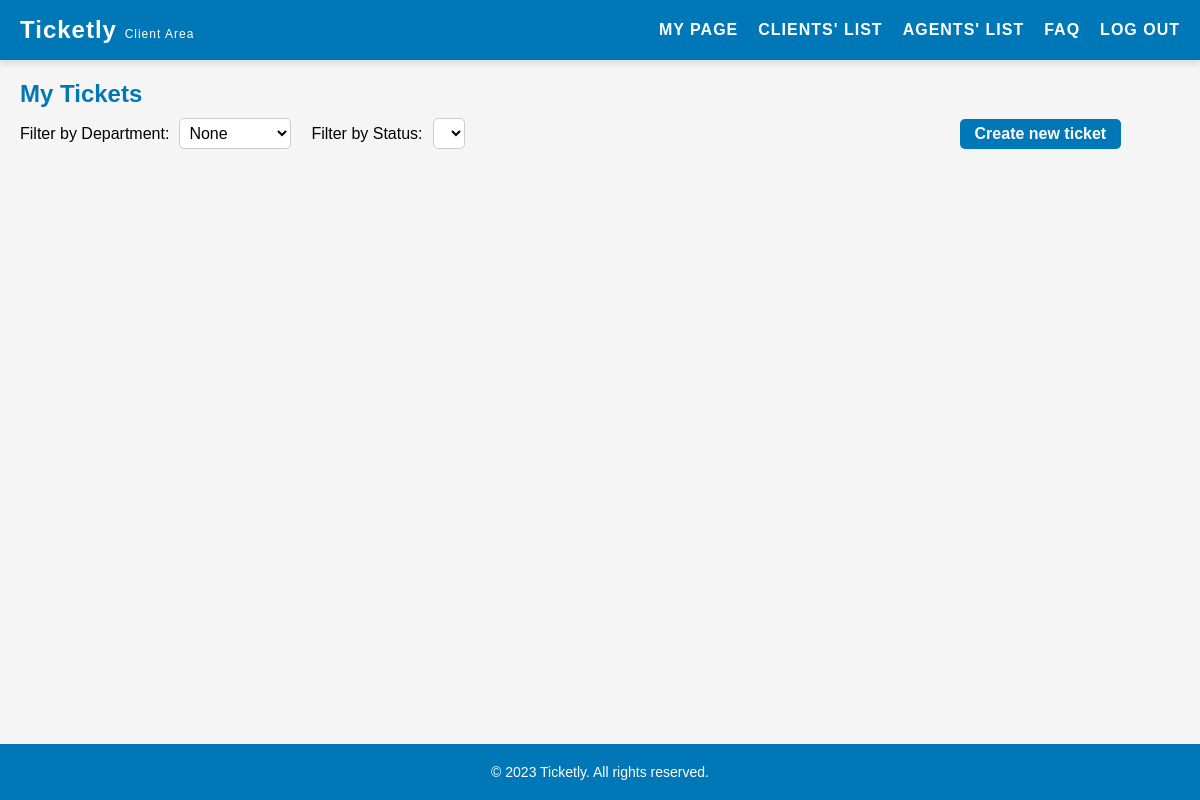
Page /pages/client.php (signed in) on the earlier database version.
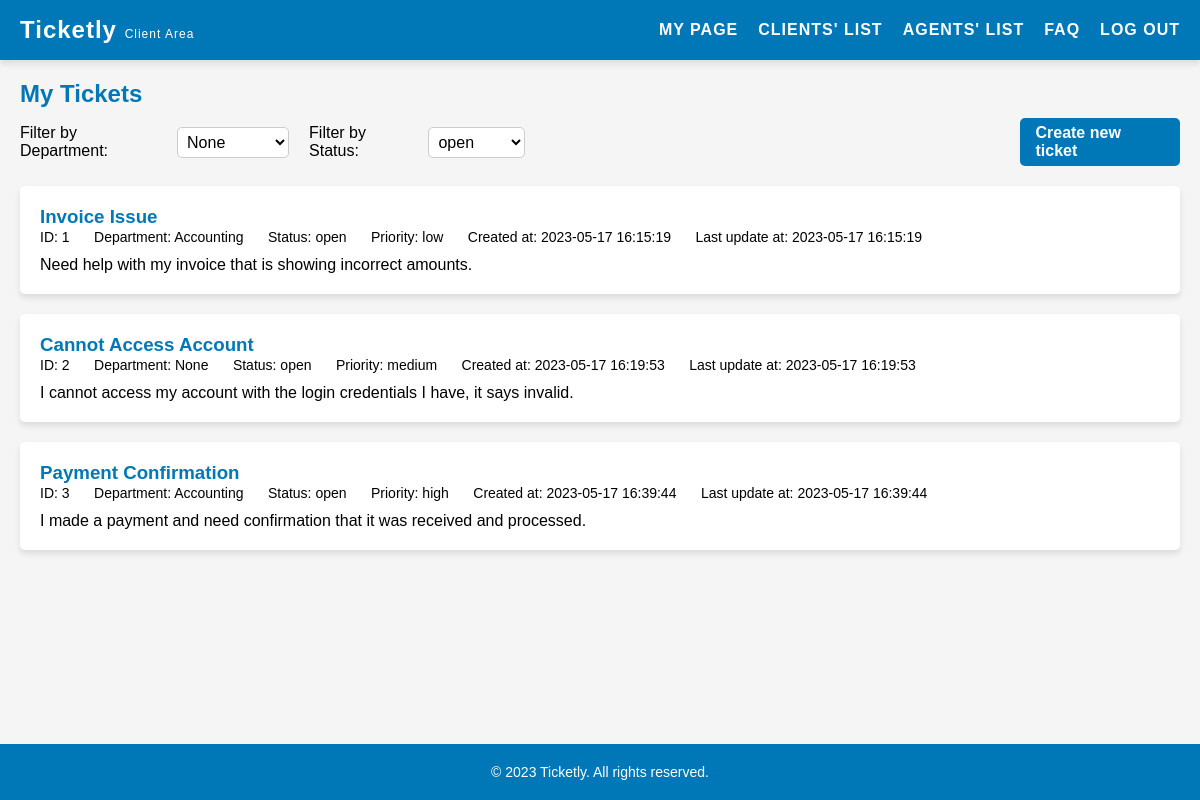
Same page on the later database version.
### tables this page shows
CREATE TABLE tickets (
    id INTEGER PRIMARY KEY AUTOINCREMENT,
    title VARCHAR(255) NOT NULL,
    description TEXT NOT NULL,
    client_id INTEGER NOT NULL,
    agent_id INTEGER,
    status VARCHAR(10) NOT NULL DEFAULT 'open' CHECK (status IN ('open', 'assigned', 'closed')),
    priority VARCHAR(10) NOT NULL DEFAULT 'medium' CHECK (priority IN ('low', 'medium', 'high')),
    created_at DATETIME NOT NULL,
    updated_at DATETIME NOT NULL,
    department_id INTEGER,
    FOREIGN KEY(client_id) REFERENCES users(id),
    FOREIGN KEY(agent_id) REFERENCES users(id),
    FOREIGN KEY(department_id) REFERENCES departments(id)
);

CREATE TABLE departments (
    id INTEGER PRIMARY KEY AUTOINCREMENT,
    name VARCHAR(255) NOT NULL UNIQUE
);

### pages/client.php (called while the page is built, shortened)
<?php
    $session = new Session();
    require_once(__DIR__ . '/../templates/client.tpl.php');
    drawClient($session);
?>

### database/departments.class.php (called while the page is built, shortened)
<?php
    class Departments {
        public function __construct(?int $id, string $name) {
            $this->id = $id;
            $this->name = $name;
        }
    }
    function getDepartments(PDO $db): array {
        $stmt = $db->prepare('SELECT * FROM departments');
        $stmt->execute();
        $departments = array();
        while ($row = $stmt->fetch(PDO::FETCH_ASSOC)) {
            $departments[] = new Departments(
                (int) $row['id'],
                $row['name']
            );
        }
        return $departments;
    }
    function getDepartmentsNameById(PDO $db, int $id): string {
        $stmt = $db->prepare('SELECT name FROM departments WHERE id = :id');
        $stmt->bindValue(':id', $id, PDO::PARAM_INT);
        $stmt->execute();
        $row = $stmt->fetch(PDO::FETCH_ASSOC);
        if ($row) {
            return $row['name'];
        }
        return '';
    }
?>

### database/status.class.php (called while the page is built, shortened)
<?php
    class Status {
        public function __construct(?int $id, string $name) {
            $this->id = $id;
            $this->name = $name;
        }
    }
    function getStatus(PDO $db): array {
        $stmt = $db->prepare('SELECT * FROM status');
        $stmt->execute();
        $status = array();
        while ($row = $stmt->fetch(PDO::FETCH_ASSOC)) {
            $status[] = new Status(
                (int) $row['id'],
                $row['name']
            );
        }
        return $status;
    }
?>

### templates/client.tpl.php (the view, shortened to what this page needs)
<?php function drawClient(Session $session){?>
    <?php
        require_once __DIR__ . '/../database/tickets.class.php';
        require_once __DIR__ . '/../database/connection.db.php';
        require_once __DIR__ . '/../database/departments.class.php';
        require_once __DIR__ . '/../database/status.class.php';
        $clientId = $session->getId();
        $db = getDatabaseConnection();
        $stmt = $db->prepare('SELECT * FROM tickets WHERE client_id = ?');
        $stmt->execute([$clientId]);
        $tickets = $stmt->fetchAll(PDO::FETCH_ASSOC);
    ?>
    <!DOCTYPE html>
    <html>
        <head>
            <link rel="stylesheet" href="../style/client.css">
            <link rel="stylesheet" href="../style/header.css">
        </head>
        <body>
            <header>
                <h1>Ticketly <span class="smaller">Client Area</span></h1>
                <nav>
                    <ul>
                        <li><a href="myPage.php">My Page</a></li>
                        <li><a href="listClients.php">Clients' List</a></li>
                        <li><a href="listAgents.php">Agents' List</a></li>
                        <li><a href="faq.php">FAQ</a></li>
                        <li><a href="../actions/action_logout.php">Log out</a></li>
                    </ul>
                </nav>
            </header>
            <main>
                <section id="my-tickets">
                    <h2>My Tickets</h2>
                    <div class="filters">
                        <label for="department-filter">Filter by Department:</label>
                        <select id="department-filter">
                            <?php
                                $departments = getDepartments($db);
                                foreach ($departments as $department) {
                                    echo '<option value="' . $department->id . '">' . $department->name . '</option>';
                                }
                            ?>
                        </select>
                        <label for="status-filter">Filter by Status:</label>
                        <select id="status-filter">
                            <?php
                                $statuses = getStatus($db);
                                foreach ($statuses as $status) {
                                    echo '<option value="' . $status->id . '">' . $status->name . '</option>';
                                }
                            ?>
                        </select>
                        <a href="newTicket.php" class="new-ticket-button">Create new ticket</a>
                    </div>
                    <?php foreach ($tickets as $ticket) { ?>
                        <div class="ticket" data-department="<?= $ticket['department'] ?>" data-status="<?= $ticket['status'] ?>">
                            <h3 class="ticket-subject"><?= $ticket['title'] ?></h3>
                            <div class="ticket-info">
                                <span class="ticket-id">ID: <?= $ticket['id'] ?></span>
                                <span class="ticket-department">Department: <?= getDepartmentsNameById($db, $ticket['department_id']) ?></span>
                                <span class="ticket-status">Status: <?= $ticket['status'] ?></span>
                                <span class="ticket-priority">Priority: <?= $ticket['priority'] ?></span>
                                <span class="ticket-createdAt">Created at: <?= $ticket['created_at'] ?></span>
                                <span class="ticket-updatedAt">Last update at: <?= $ticket['updated_at'] ?></span>
                            </div>
                            <p class="ticket-summary"><?= $ticket['description'] ?></p>
                        </div>
                    <?php } ?>
                </section>
            </main>
            <?php include '../templates/footer.tpl.php';?>
        </body>
    </html>
<?php } ?>

### templates/footer.tpl.php
<!DOCTYPE html>
<html>
    <link rel="stylesheet" href="../style/footer.css">
    <footer>
        <p>&copy; 2023 Ticketly. All rights reserved.</p>
    </footer>
<html>

### style/client.css (style rules this page uses)
main { padding: 20px; }
section { margin-bottom: 40px; }
section h2 { color: #0077b6; margin-bottom: 10px; }
.new-ticket-button { display: inline-block; margin-left: 495px; padding: 6px 15px; background-color: #0077b6; color: #fff; border-radius: 5px; text-decoration: none; font-weight: bold; }
.filters { display: flex; align-items: center; margin-bottom: 20px; }
.filters label { font-size: 16px; margin-right: 10px; }
.filters label:last-of-type { margin-left: 20px; }
.filters select { font-size: 16px; padding: 5px; border-radius: 5px; border: 1px solid #ccc; background-color: #fff; }
.ticket { box-shadow: 0 4px 6px rgba(0, 0, 0, 0.1); padding: 20px; background-color: #fff; margin-bottom: 20px; border-radius: 5px; }
.ticket h3 { margin-top: 0; color: #0077b6; }
.ticket-info { margin-bottom: 10px; }
.ticket-info span { display: inline-block; margin-right: 20px; font-size: 14px; }
.ticket-summary { font-size: 16px; }

### style/header.css (style rules this page uses)
* { box-sizing: border-box; margin: 0; padding: 0; }
body { font-family: Arial, sans-serif; background-color: #f5f5f5; }
header { background-color: #0077b6; color: #fff; display: flex; justify-content: space-between; align-items: center; padding: 20px; height: 60px; box-shadow: 0 4px 6px rgba(0, 0, 0, 0.1); }
header h1 { font-size: 24px; letter-spacing: 1px; }
header nav ul { display: flex; list-style-type: none; }
header nav li:not(:last-child) { margin-right: 20px; }
header nav a { color: #fff; text-decoration: none; font-size: 16px; letter-spacing: 1px; text-transform: uppercase; font-weight: 600; transition: color 0.3s ease; }
.smaller { font-size: 0.5em; font-weight: lighter; }

### style/footer.css (style rules this page uses)
footer { position: fixed; bottom: 0; left: 0; width: 100%; background-color: #0077b6; color: #fff; text-align: center; padding: 20px; font-size: 14px; margin: 0; }
footer p { margin: 0; }

Differences in the rows shown:
added tickets: title "Invoice Issue", id "1", department.name "Accounting", status "open", priority "low", created_at "2023-05-17 16:15:19", updated_at "2023-05-17 16:15:19", description "Need help with my invoice that is showing incorrect amounts."
added tickets: title "Cannot Access Account", id "2", department.name "None", status "open", priority "medium", created_at "2023-05-17 16:19:53", updated_at "2023-05-17 16:19:53", description "I cannot access my account with the login credentials I have, it says invalid."
added tickets: title "Payment Confirmation", id "3", department.name "Accounting", status "open", priority "high", created_at "2023-05-17 16:39:44", updated_at "2023-05-17 16:39:44", description "I made a payment and need confirmation that it was received and processed."
Other differences:
form field value: (not shown) → "open"
